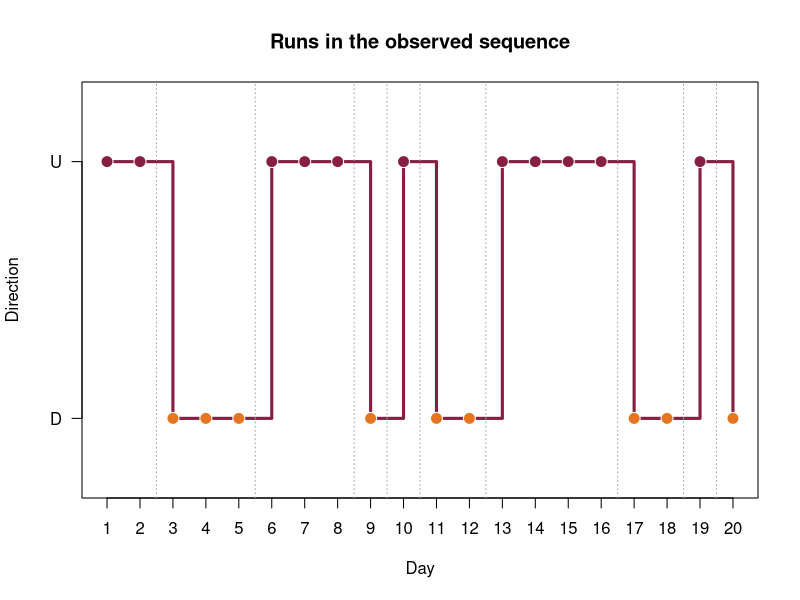
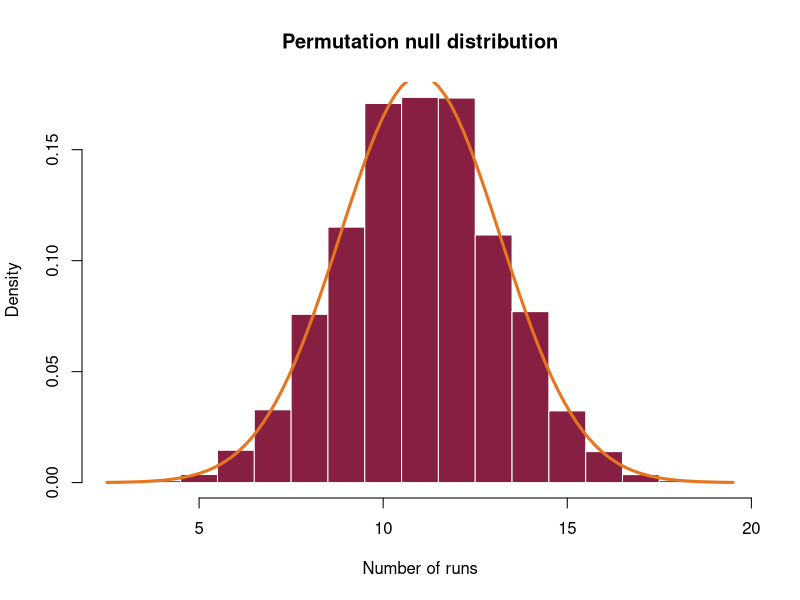

Write R code to recreate these figures, in order.
## ---- chunk 1
#| label: stock-example
seq_raw <- c("U","U","D","D","D","U","U","U","D","U",
             "D","D","U","U","U","U","D","D","U","D")

n1 <- sum(seq_raw == "U")
n2 <- sum(seq_raw == "D")
n  <- n1 + n2
R  <- length(rle(seq_raw)$lengths)

mu_R <- 1 + 2*n1*n2/n
var_R <- 2*n1*n2*(2*n1*n2 - n)/(n^2*(n - 1))
sd_R <- sqrt(var_R)
z <- (R - mu_R)/sd_R
p_normal <- 2*pnorm(-abs(z))

c(n1 = n1, n2 = n2, runs = R,
  expected_runs = mu_R, sd_runs = sd_R,
  z = z, p_value = p_normal)
## ---- chunk 2
#| label: runs-functions
count_runs <- function(x) {
  if (length(x) == 0) return(0)
  1 + sum(x[-1] != x[-length(x)])
}

runs_moments <- function(n1, n2) {
  n <- n1 + n2
  if (n1 < 1 || n2 < 1) stop("Both symbol types must occur.")
  mu <- 1 + 2*n1*n2/n
  variance <- 2*n1*n2*(2*n1*n2 - n)/(n^2*(n - 1))
  c(mean = mu, variance = variance, sd = sqrt(variance))
}

runs_pmf <- function(n1, n2) {
  if (n1 < 1 || n2 < 1) stop("Both symbol types must occur.")
  n <- n1 + n2
  choose0 <- function(a, b) {
    if (a < 0 || b < 0 || b > a) 0 else choose(a, b)
  }
  r_max <- if (n1 == n2) 2*n1 else 2*min(n1, n2) + 1
  r_values <- 2:r_max
  denom <- choose(n, n1)

  probability <- vapply(r_values, function(r) {
    if (r %% 2 == 0) {
      k <- r/2
      2*choose0(n1 - 1, k - 1)*choose0(n2 - 1, k - 1)/denom
    } else {
      k <- (r - 1)/2
      (choose0(n1 - 1, k)*choose0(n2 - 1, k - 1) +
       choose0(n1 - 1, k - 1)*choose0(n2 - 1, k))/denom
    }
  }, numeric(1))

  data.frame(runs = r_values, probability = probability)
}

runs_test_binary <- function(x,
                             alternative = c("two.sided", "less", "greater"),
                             method = c("exact", "normal"),
                             continuity = FALSE) {
  alternative <- match.arg(alternative)
  method <- match.arg(method)
  if (length(unique(x)) != 2L) stop("x must contain exactly two symbol types.")

  x <- as.factor(x)
  counts <- table(x)
  n1 <- unname(counts[1L])
  n2 <- unname(counts[2L])
  R <- count_runs(x)
  moments <- runs_moments(n1, n2)

  if (method == "exact") {
    tab <- runs_pmf(n1, n2)
    lower <- sum(tab$probability[tab$runs <= R])
    upper <- sum(tab$probability[tab$runs >= R])
    p <- switch(alternative,
      less = lower,
      greater = upper,
      two.sided = min(1, 2*min(lower, upper))
    )
    statistic <- R
  } else {
    shift <- 0
    if (continuity && R < moments["mean"]) shift <- 0.5
    if (continuity && R > moments["mean"]) shift <- -0.5
    z <- (R + shift - moments["mean"])/moments["sd"]
    p <- switch(alternative,
      less = pnorm(z),
      greater = pnorm(z, lower.tail = FALSE),
      two.sided = 2*pnorm(-abs(z))
    )
    statistic <- z
  }

  list(
    method = method,
    alternative = alternative,
    n1 = n1,
    n2 = n2,
    runs = R,
    null_mean = unname(moments["mean"]),
    null_sd = unname(moments["sd"]),
    statistic = unname(statistic),
    p_value = unname(p)
  )
}
## ---- chunk 3
runs_test_binary(seq_raw, method = "exact")
runs_test_binary(seq_raw, method = "normal")
runs_test_binary(seq_raw, method = "normal", continuity = TRUE)
## ---- chunk 4
#| label: visualize-runs
#| fig-width: 9
#| fig-height: 3.8
#| echo: false
x <- ifelse(seq_raw == "U", 1, 0)
cols <- c("#E5751F", "#861F41")
plot(seq_along(x), x, type = "s", lwd = 3, col = "#861F41",
     xaxt = "n", yaxt = "n", ylim = c(-0.25, 1.25),
     xlab = "Day", ylab = "Direction", main = "Runs in the observed sequence")
axis(1, at = seq_along(x))
axis(2, at = c(0, 1), labels = c("D", "U"), las = 1)
points(seq_along(x), x, pch = 21, bg = cols[x + 1], col = "white", cex = 1.6)
abline(v = which(diff(x) != 0) + 0.5, col = "gray65", lty = 3)
## ---- chunk 5
#| label: null-simulation
#| fig-width: 8
#| fig-height: 4.8
set.seed(3504)
n1 <- 10
n2 <- 10
base_sequence <- c(rep(1, n1), rep(0, n2))

R_null <- replicate(20000, count_runs(sample(base_sequence)))

hist(R_null, probability = TRUE,
     breaks = seq(min(R_null) - 0.5, max(R_null) + 0.5, by = 1),
     col = "#861F41", border = "white",
     xlab = "Number of runs", main = "Permutation null distribution")

mom <- runs_moments(n1, n2)
curve(dnorm(x, mom["mean"], mom["sd"]), add = TRUE,
      col = "#E5751F", lwd = 3)
## ---- chunk 6
#| label: sequence-contrast
set.seed(12)
clustered <- c(rep(1, 10), rep(0, 10))
alternating <- rep(c(1, 0), 10)
random_order <- sample(c(rep(1, 10), rep(0, 10)))

examples <- list(
  Clustered = clustered,
  Alternating = alternating,
  Random_order = random_order
)

results <- do.call(rbind, lapply(names(examples), function(name) {
  fit <- runs_test_binary(examples[[name]], method = "exact")
  data.frame(sequence = name, runs = fit$runs, p_value = fit$p_value)
}))
results
## ---- chunk 7
#| label: numeric-example
set.seed(42)
y <- rnorm(40)
threshold <- median(y)
symbols <- ifelse(y > threshold, "+", "-")
runs_test_binary(symbols, method = "exact")
